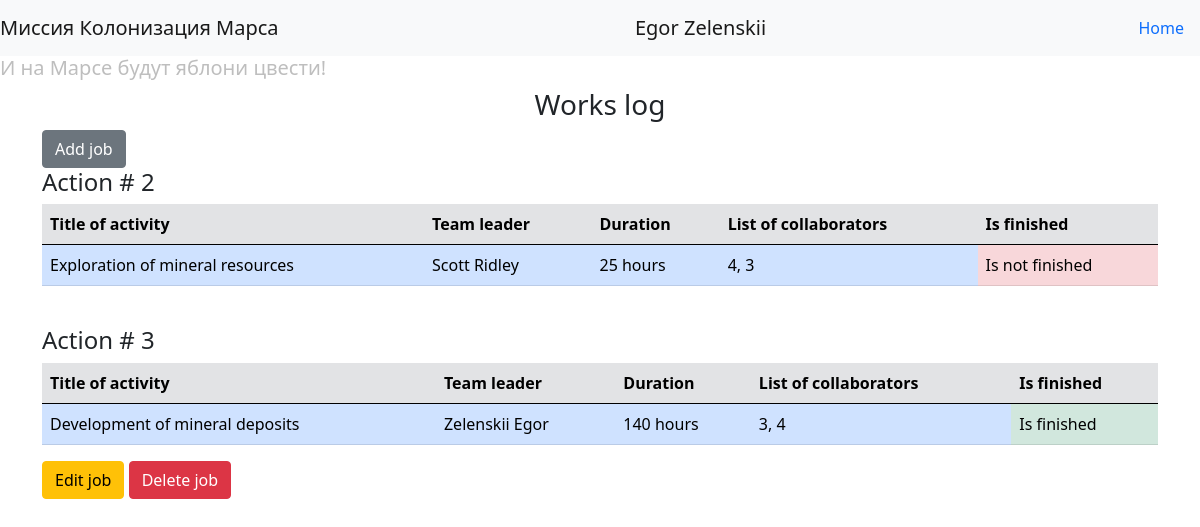
/ (signed in), run on the app's committed database.
### data/users.py (models this page shows, shortened)
class User(SqlAlchemyBase, UserMixin):
    __tablename__ = 'users'
    id = sqlalchemy.Column(sqlalchemy.Integer,
                           primary_key=True, autoincrement=True)
    surname = sqlalchemy.Column(sqlalchemy.String, nullable=True)
    name = sqlalchemy.Column(sqlalchemy.String, nullable=True)
    age = sqlalchemy.Column(sqlalchemy.Integer, nullable=True)
    position = sqlalchemy.Column(sqlalchemy.String, nullable=True)
    speciality = sqlalchemy.Column(sqlalchemy.String, nullable=True)
    address = sqlalchemy.Column(sqlalchemy.String, nullable=True)
    email = sqlalchemy.Column(sqlalchemy.String,
                              index=True, unique=True, nullable=True)
    hashed_password = sqlalchemy.Column(sqlalchemy.String, nullable=True)
    modified_date = sqlalchemy.Column(sqlalchemy.DateTime,
                                      default=datetime.datetime.now)
    jobs = orm.relationship("Jobs", back_populates='user')

### data/jobs.py (models this page shows)
class Jobs(SqlAlchemyBase):
    __tablename__ = 'jobs'
    id = sqlalchemy.Column(sqlalchemy.Integer,
                           primary_key=True, autoincrement=True)
    start_date = sqlalchemy.Column(sqlalchemy.DateTime,
                                   default=datetime.datetime.now)
    team_leader = sqlalchemy.Column(sqlalchemy.Integer,
                                    sqlalchemy.ForeignKey("users.id"))
    job = sqlalchemy.Column(sqlalchemy.String, nullable=True)
    work_size = sqlalchemy.Column(sqlalchemy.Integer, nullable=True)
    collaborators = sqlalchemy.Column(sqlalchemy.String, nullable=True)
    is_finished = sqlalchemy.Column(sqlalchemy.Boolean, nullable=True)
    end_date = sqlalchemy.Column(sqlalchemy.DateTime)
    user = orm.relationship('User')

### main.py (the view)
@app.route("/")
def index():
    db_sess = db_session.create_session()
    jobs = db_sess.query(Jobs)
    return render_template("index.html", jobs=jobs)

### data/db_session.py (called while the page is built)
def create_session() -> Session:
    global __factory
    return __factory()

### main.py (called while the page is built)
@login_manager.user_loader
def load_user(user_id):
    db_sess = db_session.create_session()
    return db_sess.query(User).get(user_id)

### templates/index.html
{% extends "base.html" %}
{% block content %}
<h3 style="text-align: center">Works log</h3>
{% if current_user.is_authenticated %}
    <a href="addjob" class="btn btn-secondary">Add job</a>
{% endif %}
{% for item in jobs %}
<h4>Action # {{item.id}}</h4>
  <table class="table">
    <thead>
      <tr class="table-secondary">
        <th scope="col">Title of activity</th>
        <th scope="col">Team leader</th>
        <th scope="col">Duration</th>
        <th scope="col">List of collaborators</th>
        <th scope="col">Is finished</th>
      </tr>
    </thead>
    <tbody>
      <tr>
        <td class="table-primary">{{item.job}}</td>
        <td class="table-primary">{{item.user.surname}} {{item.user.name}}</td>
        <td class="table-primary">{{item.work_size}} hours</td>
        <td class="table-primary">{{item.collaborators}}</td>
        {% if item.is_finished == 0 %}
        <td class="table-danger">Is not finished</td>
        {% else %}
        <td class="table-success">Is finished</td>
        {% endif %}
      </tr>
    </tbody>
  </table>
{% if current_user.is_authenticated and current_user == item.user %}
    <div>
        <a href="/edit_job/{{ item.id }}" class="btn btn-warning">Edit job</a>
        <a href="/delete_job/{{ item.id }}" class="btn btn-danger">Delete job</a>
    </div>
{% endif %}
<br>
{% endfor %}
{% endblock %}

### templates/base.html (shortened to what this page needs)
<!DOCTYPE html>
<html lang="en">
<head>
    <link rel="stylesheet"
          href="https://cdn.jsdelivr.net/npm/bootstrap@5.0.0-beta1/dist/css/bootstrap.min.css"
>
<body>
<header>
    <nav class="navbar navbar-light bg-light">
        <a class="navbar-brand"> Миссия Колонизация Марса </a>
        {% if current_user.is_authenticated %}
            <a class="navbar-brand" href="/logout">{{ current_user.name }} {{ current_user.surname }}</a>
        {% else %}
            <p>
                <a class="btn btn-primary " href="/register">Зарегистрироваться</a>
                <a class="btn btn-success" href="/login">Войти</a>
            </p>
        {% endif %}
        <a class="nav-link" href="/"> Home </a>
    </nav>
</header>
<h5 style="color:#BEBEBE">И на Марсе будут яблони цвести!</h5>
<main role="main" class="container">
    {% block content %}{% endblock %}
</main>
</body>
</html>

### data on the page
User: name "Egor", surname "Zelenskii"
Jobs: id "2", job "Exploration of mineral resources", user.surname "Scott", user.name "Ridley", work_size "25", collaborators "4, 3", is_finished "Is not finished"
Jobs: id "3", job "Development of mineral deposits", user.surname "Zelenskii", user.name "Egor", work_size "140", collaborators "3, 4", is_finished "Is finished"
